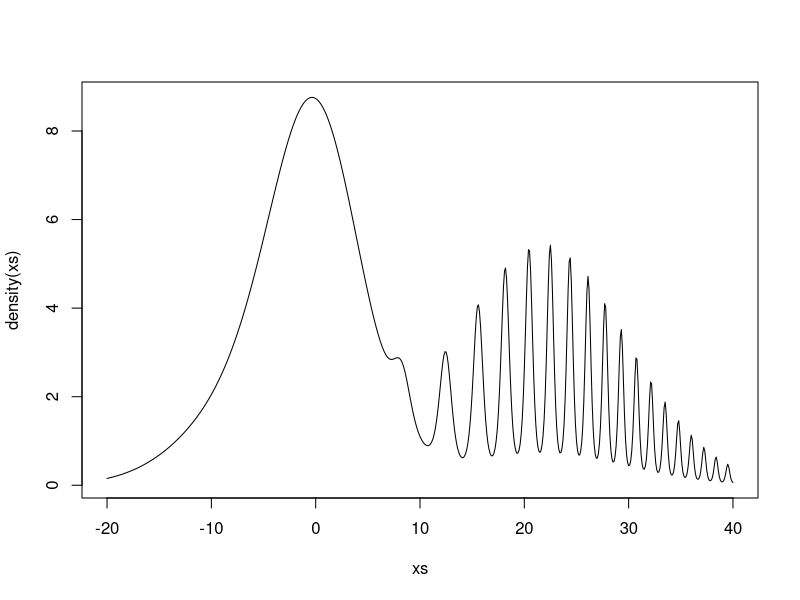
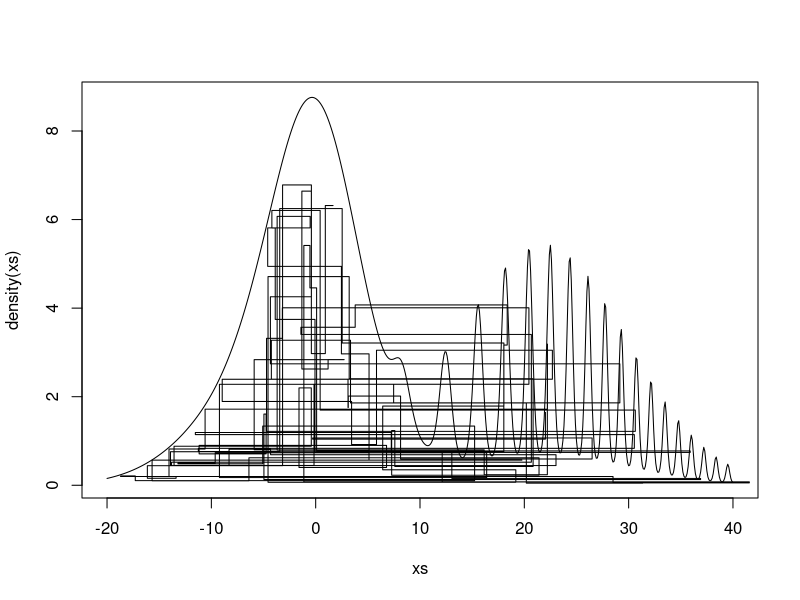
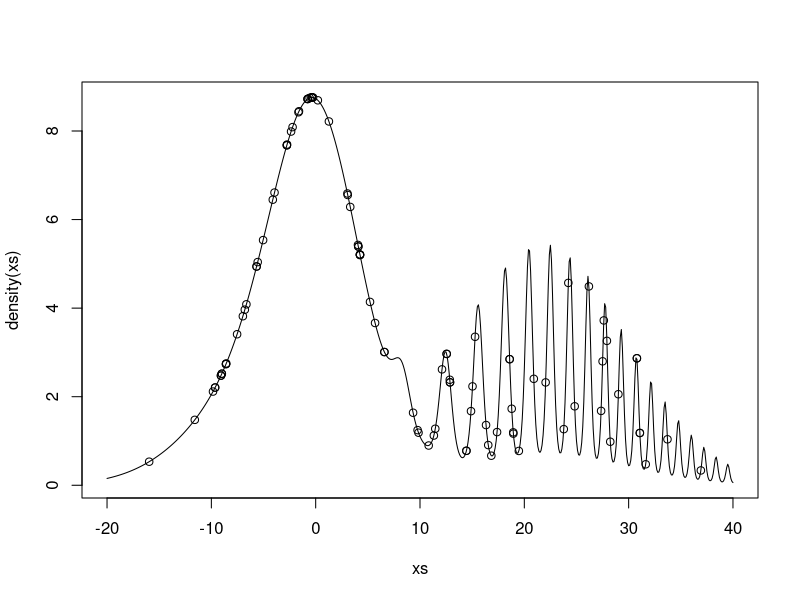

Reproduce these figures in R, in order.
## ---- chunk 1
ID <-  c(1,6,3,0,0,2,2)
density <- function(x) {
    t1 <- ID[7] * exp(-sin((ID[1] * x ** 2)/(15 - ID[1])) 
                      - (x - 3 - ID[2] * pi) ** 2 / (2 * (5 + ID[3]) ** 2))
    t2 <- 2 * (1 + ID[7]) * exp(- x**2 /32)
    t3 <- (10 - ID[7]) * exp(-cos(ID[4] * x ** 2 / (15 + ID[4])) 
                      - (x + 3 + ID[5] * pi)**2/(2*(5+ID[6])**2))
    return(t1 + t2 + t3)
}
## ---- chunk 2
xs <- seq(-20, 40, 0.1)
plot(xs, density(xs), type="l")
## ---- chunk 3
MH <- function(num_samples, x0 = 0, temperature_scheme = rep(1, num_samples), sd = 1){
    samples <- matrix(nrow = num_samples + 1)
    samples[1] <- x0
    for (i in 1:num_samples) {
        proposal <- rnorm(1, mean = samples[i], sd = sd)
        if (runif(1) <= (density(proposal) / density(samples[i])) ** temperature_scheme[i]) {
            samples[i+1] <- proposal
        } else {samples[i+1] <- samples[i]}
    }
    return(samples[2:num_samples+1])
}
## ---- chunk 4
simulated_annealing <- function(num_samples, max_temp = 10, x0 = 0, sd = 1) {
    temperature_scheme = seq(1, max_temp, length.out = num_samples)
    samples <- MH(num_samples, x0 = x0, temperature_scheme = temperature_scheme, sd = sd)
    
    mode <- NULL
    density_mode <- -1
    for (sample in samples){
        if (density(sample) > density_mode){
            mode <- sample
            density_mode <- density(sample)
        }
    }
    return(mode)
}
## ---- chunk 5
simulated_annealing(10000)
## ---- chunk 6
esjd <- function(samples) {
    total_distance <- 0
    for (i in 2:length(samples)){
        total_distance <- total_distance + (samples[i] - samples[i-1]) ** 2
    }
    return(total_distance / (length(samples) - 1))
}
## ---- chunk 7
for (sd in c(1,2,4,8,16,32,64)) {
    samples <- MH(1000, sd = sd)
    print(paste("Standard Deviation: ", sd, " | ESJD:", esjd(samples)))
}
## ---- chunk 8
slice_sampler <- function(num_samples, x0 = 0, y0 = 1, show_ar = TRUE) {
    samples <- matrix(nrow = num_samples + 1, ncol = 2)
    samples[1,] <- c(x0,y0)
    num_proposals <- 0
    num_accepted <- 0
    for (i in 1:num_samples){
        lskew <- sqrt(-130 * (log(samples[i,2]) - 10))
        rskew <- sqrt(-128 * (log(samples[i,2]) - 2 * exp(1)))
        min_x = min(0.35 - lskew, 3 + 6 * pi - rskew)
        max_x = max(0.35 + lskew, 3 + 6 * pi + rskew)
        
        new_x <- NULL
        while (TRUE) {
            proposal <- runif(1, min_x, max_x)
            num_proposals <- num_proposals + 1
            if (density(proposal) > samples[i,2]) {
                new_x <- proposal
                num_accepted <- num_accepted + 1
                break
            }
        }
        
        new_y <- runif(1, 0, density(new_x))
        samples[i+1,] <- c(new_x, new_y)
    }
    if (show_ar){print(paste("Acceptance Rate: ", num_accepted / num_proposals))}
    return(samples[2:num_samples+1,])
}
## ---- chunk 9
samples <- slice_sampler(10000)
esjd(samples[,1])
plot(xs, density(xs), type = "l")
lines(samples[1:100,1], samples[1:100,2], type="s")
## ---- chunk 10
rgmm <- function(num = 1) {
    choice <- runif(num)
    samples <- c(rnorm(length(choice[choice < 0.4937]), mean = 3 + 6 * pi, sd = 8))
    samples <- c(samples, rnorm(length(choice[0.4937 <= choice & choice < 0.7661]), mean = 0, sd = 4))
    samples <- c(samples, rnorm(length(choice[0.7661 <= choice]), mean = -3, sd = 7))
    return(samples)
}

dgmm <- function(x) {
    return(0.4937 * dnorm(x, mean = 3 + 6 * pi, sd = 8) +
           0.2724 * dnorm(x, mean = 0, sd = 4) +
           0.2339 * dnorm(x, mean = -3, sd = 7))
}

indep_sampler <- function(num_samples, x0 = 0){
    samples <- matrix(nrow = num_samples + 1)
    samples[1] <- x0
    for (i in 1:num_samples) {
        proposal <- rgmm(1)
        acceptance_prob <- (density(proposal) / density(samples[i])) * (dgmm(samples[i]) / dgmm(proposal))
        if (runif(1) < acceptance_prob) {
            samples[i + 1] <- proposal
        } else {
            samples[i + 1] <- samples[i]
        }
    }
    return(samples[2:num_samples+1])
}
## ---- chunk 11
samples <- indep_sampler(10000)
esjd(samples)
plot(xs, density(xs), type = "l")
points(samples[1:100], density(samples[1:100]))
